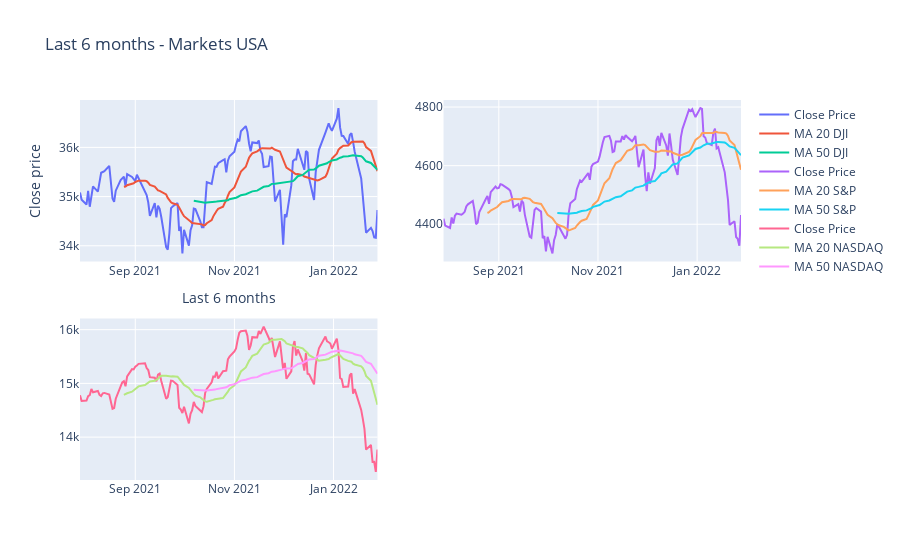

The notebook cell this image was saved under:
### Code cell
fig = make_subplots(rows=2, cols=2)

fig.add_trace(go.Scatter(x=data_mercados.index, y=data_mercados.Close['^DJI'], name='Close Price'), row=1, col=1)
fig.add_trace(go.Scatter(x=data_mercados.index, y=data_mercados['MA_20_DJ'], name='MA 20 DJI'),row=1, col=1)
fig.add_trace(go.Scatter(x=data_mercados.index, y=data_mercados['MA_50_DJ'], name='MA 50 DJI'),row=1, col=1)

fig.add_trace(go.Scatter(x=data_mercados.index, y=data_mercados.Close['^GSPC'], name='Close Price'), row=1, col=2)
fig.add_trace(go.Scatter(x=data_mercados.index, y=data_mercados['MA_20_S&P'], name='MA 20 S&P'),row=1, col=2)
fig.add_trace(go.Scatter(x=data_mercados.index, y=data_mercados['MA_50_S&P'], name='MA 50 S&P'), row=1, col=2)

fig.add_trace(go.Scatter(x=data_mercados.index, y=data_mercados.Close['^IXIC'], name='Close Price'), row=2, col=1)
fig.add_trace(go.Scatter(x=data_mercados.index, y=data_mercados['MA_20_NASDAQ'], name='MA 20 NASDAQ'),row=2, col=1)
fig.add_trace(go.Scatter(x=data_mercados.index, y=data_mercados['MA_50_NASDAQ'], name='MA 50 NASDAQ'), row=2, col=1)

fig.update_layout(title='Last 6 months - Markets USA')
fig.update_layout(xaxis_title='Last 6 months')
fig.update_layout(yaxis_title='Close price')

fig.show()
